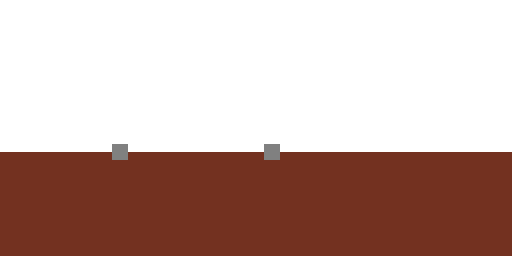

This game map was drawn from its Tiled (.tmx) file and the tilesets committed beside it. A one-line description and the full map source follow:
An orthogonal 64x32 tile map with 8x8 px tiles, 1 tile layer (Tile Layer 1).

<map version="1.10" tiledversion="1.11.2" orientation="orthogonal" renderorder="right-down" width="64" height="32" tilewidth="8" tileheight="8" infinite="0" nextlayerid="2" nextobjectid="1">
 <editorsettings>
  <export target="bgOne.c" format="gba" />
 </editorsettings>
 <tileset firstgid="1" source="tilesetOne.tsx" />
 <layer id="1" name="Tile Layer 1" width="64" height="32">
  <data encoding="csv">
5,5,5,5,5,5,5,5,5,5,5,5,5,5,5,5,5,5,5,5,5,5,5,5,5,5,5,5,5,5,5,5,5,5,5,5,5,5,5,5,5,5,5,5,5,5,5,5,5,5,5,5,5,5,5,5,5,5,5,5,5,5,5,5,
5,5,5,5,5,5,5,5,5,5,5,5,5,5,5,5,5,5,5,5,5,5,5,5,5,5,5,5,5,5,5,5,5,5,5,5,5,5,5,5,5,5,5,5,5,5,5,5,5,5,5,5,5,5,5,5,5,5,5,5,5,5,5,5,
5,5,5,5,5,5,5,5,5,5,5,5,5,5,5,5,5,5,5,5,5,5,5,5,5,5,5,5,5,5,5,5,5,5,5,5,5,5,5,5,5,5,5,5,5,5,5,5,5,5,5,5,5,5,5,5,5,5,5,5,5,5,5,5,
5,5,5,5,5,5,5,5,5,5,5,5,5,5,5,5,5,5,5,5,5,5,5,5,5,5,5,5,5,5,5,5,5,5,5,5,5,5,5,5,5,5,5,5,5,5,5,5,5,5,5,5,5,5,5,5,5,5,5,5,5,5,5,5,
5,5,5,5,5,5,5,5,5,5,5,5,5,5,5,5,5,5,5,5,5,5,5,5,5,5,5,5,5,5,5,5,5,5,5,5,5,5,5,5,5,5,5,5,5,5,5,5,5,5,5,5,5,5,5,5,5,5,5,5,5,5,5,5,
5,5,5,5,5,5,5,5,5,5,5,5,5,5,5,5,5,5,5,5,5,5,5,5,5,5,5,5,5,5,5,5,5,5,5,5,5,5,5,5,5,5,5,5,5,5,5,5,5,5,5,5,5,5,5,5,5,5,5,5,5,5,5,5,
5,5,5,5,5,5,5,5,5,5,5,5,5,5,5,5,5,5,5,5,5,5,5,5,5,5,5,5,5,5,5,5,5,5,5,5,5,5,5,5,5,5,5,5,5,5,5,5,5,5,5,5,5,5,5,5,5,5,5,5,5,5,5,5,
5,5,5,5,5,5,5,5,5,5,5,5,5,5,5,5,5,5,5,5,5,5,5,5,5,5,5,5,5,5,5,5,5,5,5,5,5,5,5,5,5,5,5,5,5,5,5,5,5,5,5,5,5,5,5,5,5,5,5,5,5,5,5,5,
5,5,5,5,5,5,5,5,5,5,5,5,5,5,5,5,5,5,5,5,5,5,5,5,5,5,5,5,5,5,5,5,5,5,5,5,5,5,5,5,5,5,5,5,5,5,5,5,5,5,5,5,5,5,5,5,5,5,5,5,5,5,5,5,
5,5,5,5,5,5,5,5,5,5,5,5,5,5,5,5,5,5,5,5,5,5,5,5,5,5,5,5,5,5,5,5,5,5,5,5,5,5,5,5,5,5,5,5,5,5,5,5,5,5,5,5,5,5,5,5,5,5,5,5,5,5,5,5,
5,5,5,5,5,5,5,5,5,5,5,5,5,5,5,5,5,5,5,5,5,5,5,5,5,5,5,5,5,5,5,5,5,5,5,5,5,5,5,5,5,5,5,5,5,5,5,5,5,5,5,5,5,5,5,5,5,5,5,5,5,5,5,5,
5,5,5,5,5,5,5,5,5,5,5,5,5,5,5,5,5,5,5,5,5,5,5,5,5,5,5,5,5,5,5,5,5,5,5,5,5,5,5,5,5,5,5,5,5,5,5,5,5,5,5,5,5,5,5,5,5,5,5,5,5,5,5,5,
5,5,5,5,5,5,5,5,5,5,5,5,5,5,5,5,5,5,5,5,5,5,5,5,5,5,5,5,5,5,5,5,5,5,5,5,5,5,5,5,5,5,5,5,5,5,5,5,5,5,5,5,5,5,5,5,5,5,5,5,5,5,5,5,
5,5,5,5,5,5,5,5,5,5,5,5,5,5,5,5,5,5,5,5,5,5,5,5,5,5,5,5,5,5,5,5,5,5,5,5,5,5,5,5,5,5,5,5,5,5,5,5,5,5,5,5,5,5,5,5,5,5,5,5,5,5,5,5,
5,5,5,5,5,5,5,5,5,5,5,5,5,5,5,5,5,5,5,5,5,5,5,5,5,5,5,5,5,5,5,5,5,5,5,5,5,5,5,5,5,5,5,5,5,5,5,5,5,5,5,5,5,5,5,5,5,5,5,5,5,5,5,5,
5,5,5,5,5,5,5,5,5,5,5,5,5,5,5,5,5,5,5,5,5,5,5,5,5,5,5,5,5,5,5,5,5,5,5,5,5,5,5,5,5,5,5,5,5,5,5,5,5,5,5,5,5,5,5,5,5,5,5,5,5,5,5,5,
5,5,5,5,5,5,5,5,5,5,5,5,5,5,5,5,5,5,5,5,5,5,5,5,5,5,5,5,5,5,5,5,5,5,5,5,5,5,5,5,5,5,5,5,5,5,5,5,5,5,5,5,5,5,5,5,5,5,5,5,5,5,5,5,
5,5,5,5,5,5,5,5,5,5,5,5,5,5,5,5,5,5,5,5,5,5,5,5,5,5,5,5,5,5,5,5,5,5,5,5,5,5,5,5,5,5,5,5,5,5,5,5,5,5,5,5,5,5,5,5,5,5,5,5,5,5,5,5,
5,5,5,5,5,5,5,5,5,5,5,5,5,5,7,7,5,5,5,5,5,5,5,5,5,5,5,5,5,5,5,5,5,7,7,5,5,5,5,5,5,5,5,5,5,5,5,5,5,5,5,5,5,5,5,5,5,5,5,5,5,5,5,5,
4,4,4,4,4,4,4,4,4,4,4,4,4,4,7,7,4,4,4,4,4,4,4,4,4,4,4,4,4,4,4,4,4,7,7,4,4,4,4,4,4,4,4,4,4,4,4,4,4,4,4,4,4,4,4,4,4,4,4,4,4,4,4,4,
4,4,4,4,4,4,4,4,4,4,4,4,4,4,4,4,4,4,4,4,4,4,4,4,4,4,4,4,4,4,4,4,4,4,4,4,4,4,4,4,4,4,4,4,4,4,4,4,4,4,4,4,4,4,4,4,4,4,4,4,4,4,4,4,
4,4,4,4,4,4,4,4,4,4,4,4,4,4,4,4,4,4,4,4,4,4,4,4,4,4,4,4,4,4,4,4,4,4,4,4,4,4,4,4,4,4,4,4,4,4,4,4,4,4,4,4,4,4,4,4,4,4,4,4,4,4,4,4,
4,4,4,4,4,4,4,4,4,4,4,4,4,4,4,4,4,4,4,4,4,4,4,4,4,4,4,4,4,4,4,4,4,4,4,4,4,4,4,4,4,4,4,4,4,4,4,4,4,4,4,4,4,4,4,4,4,4,4,4,4,4,4,4,
4,4,4,4,4,4,4,4,4,4,4,4,4,4,4,4,4,4,4,4,4,4,4,4,4,4,4,4,4,4,4,4,4,4,4,4,4,4,4,4,4,4,4,4,4,4,4,4,4,4,4,4,4,4,4,4,4,4,4,4,4,4,4,4,
4,4,4,4,4,4,4,4,4,4,4,4,4,4,4,4,4,4,4,4,4,4,4,4,4,4,4,4,4,4,4,4,4,4,4,4,4,4,4,4,4,4,4,4,4,4,4,4,4,4,4,4,4,4,4,4,4,4,4,4,4,4,4,4,
4,4,4,4,4,4,4,4,4,4,4,4,4,4,4,4,4,4,4,4,4,4,4,4,4,4,4,4,4,4,4,4,4,4,4,4,4,4,4,4,4,4,4,4,4,4,4,4,4,4,4,4,4,4,4,4,4,4,4,4,4,4,4,4,
4,4,4,4,4,4,4,4,4,4,4,4,4,4,4,4,4,4,4,4,4,4,4,4,4,4,4,4,4,4,4,4,4,4,4,4,4,4,4,4,4,4,4,4,4,4,4,4,4,4,4,4,4,4,4,4,4,4,4,4,4,4,4,4,
4,4,4,4,4,4,4,4,4,4,4,4,4,4,4,4,4,4,4,4,4,4,4,4,4,4,4,4,4,4,4,4,4,4,4,4,4,4,4,4,4,4,4,4,4,4,4,4,4,4,4,4,4,4,4,4,4,4,4,4,4,4,4,4,
4,4,4,4,4,4,4,4,4,4,4,4,4,4,4,4,4,4,4,4,4,4,4,4,4,4,4,4,4,4,4,4,4,4,4,4,4,4,4,4,4,4,4,4,4,4,4,4,4,4,4,4,4,4,4,4,4,4,4,4,4,4,4,4,
4,4,4,4,4,4,4,4,4,4,4,4,4,4,4,4,4,4,4,4,4,4,4,4,4,4,4,4,4,4,4,4,4,4,4,4,4,4,4,4,4,4,4,4,4,4,4,4,4,4,4,4,4,4,4,4,4,4,4,4,4,4,4,4,
4,4,4,4,4,4,4,4,4,4,4,4,4,4,4,4,4,4,4,4,4,4,4,4,4,4,4,4,4,4,4,4,4,4,4,4,4,4,4,4,4,4,4,4,4,4,4,4,4,4,4,4,4,4,4,4,4,4,4,4,4,4,4,4,
4,4,4,4,4,4,4,4,4,4,4,4,4,4,4,4,4,4,4,4,4,4,4,4,4,4,4,4,4,4,4,4,4,4,4,4,4,4,4,4,4,4,4,4,4,4,4,4,4,4,4,4,4,4,4,4,4,4,4,4,4,4,4,4
</data>
 </layer>
</map>
